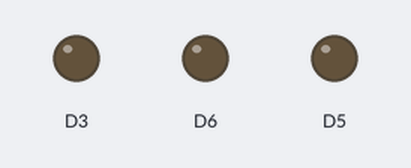
The sketch below on a simulated ESP8266 (NodeMCU). Parts: output pins drawn as LEDs (lit = HIGH). Random numbers use the default seed unless the sketch sets one; what the sketch prints to the serial monitor is not drawn.

Above: at 0.45 s.
At 6.01 s:
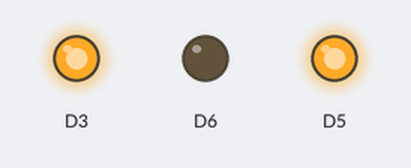
At 12.5 s:
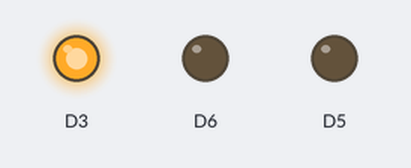
At 39.16 s:
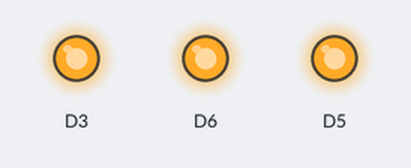
Timing chart, 0 to 40.0 s (numbered marks = the images above):
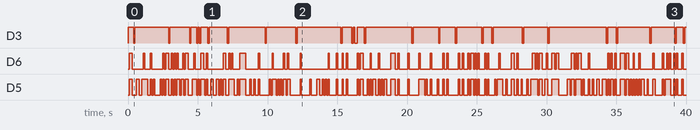

The sketch:

sketch_feb14a.ino
```cpp
void setup() {
  Serial.begin(115200);
  pinMode(D3, OUTPUT);
  pinMode(D5, OUTPUT);
  pinMode(D6, OUTPUT);
}

void loop() {
  int A = random(999);
  Serial.println(A);
  int B = random(999);
  Serial.println(B);
  int C = random(999);
  Serial.println(C);
  int D = random(999);
  Serial.println(D);

  digitalWrite(D3, LOW);
  digitalWrite(D5, LOW);
  digitalWrite(D6, LOW);

  Serial.println("\n");

  if (A > B || A < C)
  {
    digitalWrite(D3, HIGH);
    Serial.println("D3: High");
  }

  if (C > A && A < B)
  {
    digitalWrite(D5, HIGH);
    Serial.println("D5: High");
  }

  if (B > C && B > A && A < C)
  {
    digitalWrite(D6, HIGH);
    Serial.println("D6: High");
  }

  if (B > A && B > C && B > D)
  {
    digitalWrite(D3, HIGH);
    digitalWrite(D5, HIGH);
    digitalWrite(D6, HIGH);
    Serial.println("All: High");

  }

   delay(100);
  Serial.println("\n");
  }
```

Measured:
- by itself, D3: LOW → HIGH at 0.00 s, → LOW 0.40 s later, → HIGH 0.10 s later, → LOW 2.4 s later, … (51 changes in this stretch)
- by itself, D6: LOW → HIGH at 0.10 s, → LOW 0.20 s later, → HIGH 0.80 s later, → LOW 0.10 s later, … (144 changes in this stretch)
- by itself, D5: LOW → HIGH at 0.10 s, → LOW 0.20 s later, → HIGH 0.30 s later, → LOW 0.20 s later, … (206 changes in this stretch)
